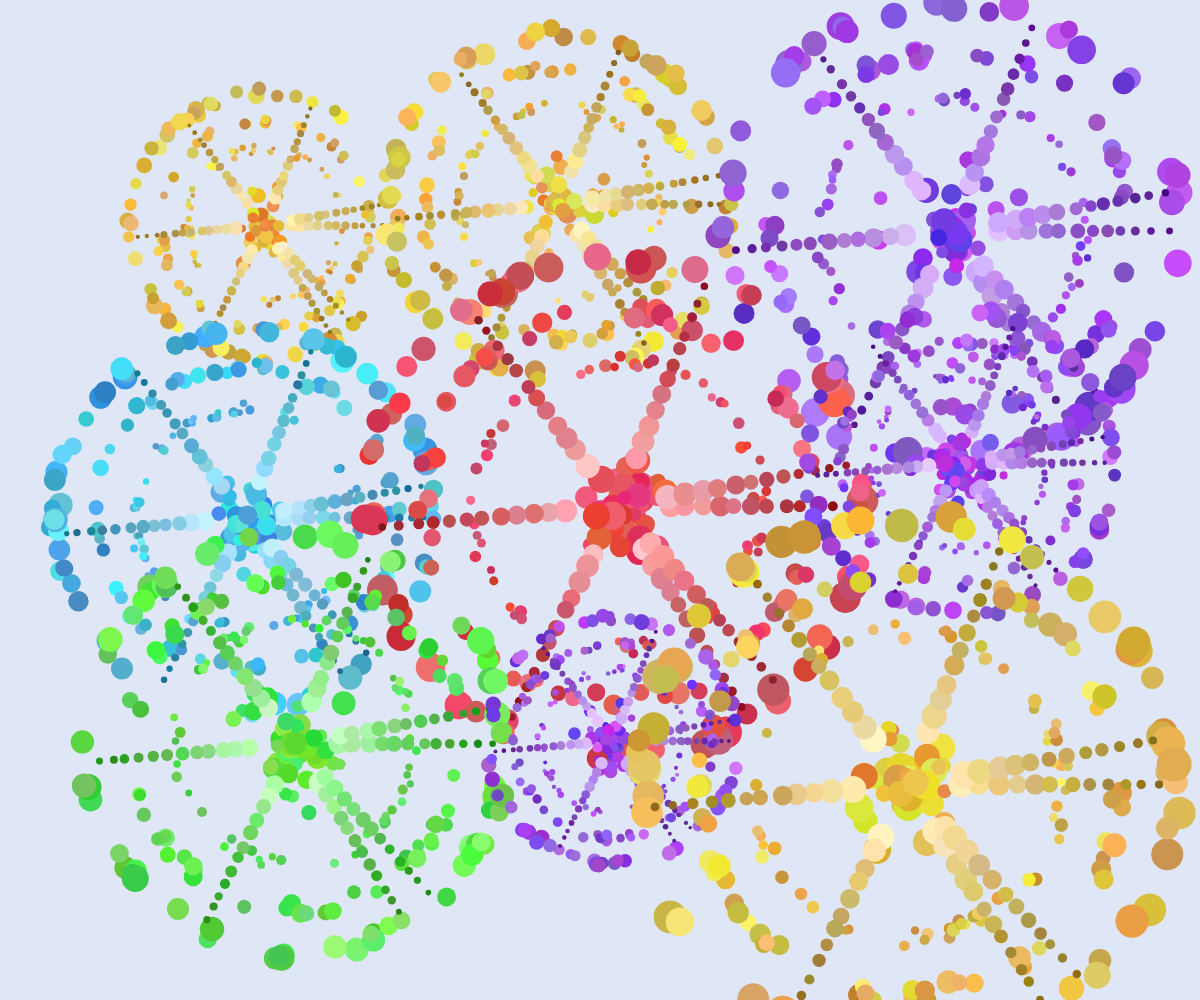
Frame 1 (no input)
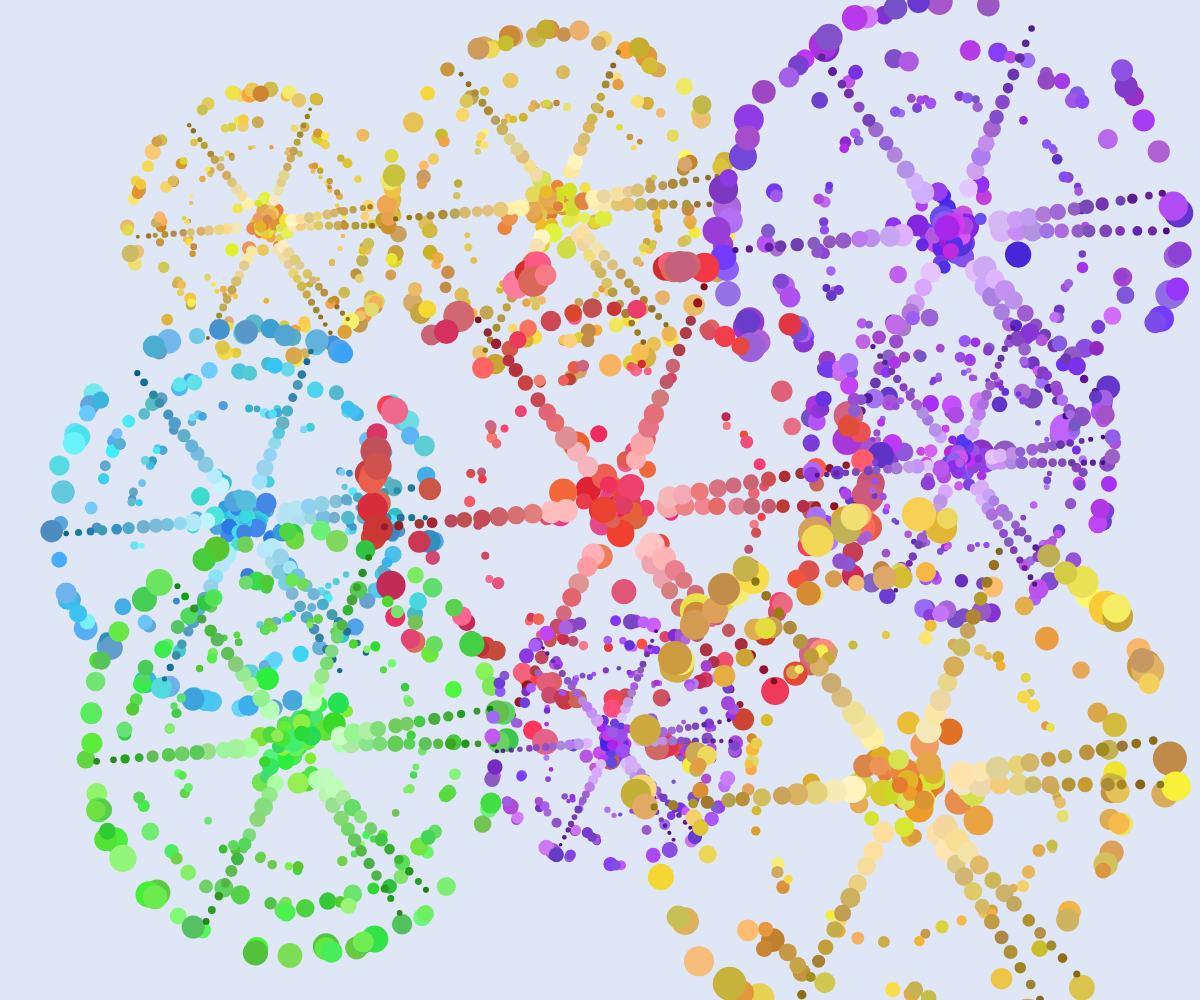
Frame 2 (the mouse pressed at the canvas centre, redrawn once)

The p5.js sketch that drew these frames (run headless with seeded random() and noise() and a simulated clock; the mouse was pressed at the canvas centre and the sketch redrawn once):

// p5.js sketch
// ── sketch.js
// -----------------------------------------------------------------------------
// Static group baseline – 9 dot wheels inspired by Pacita Abad & Yayoi Kusama
// -----------------------------------------------------------------------------
// Visual concept:
// - Radial "wheel" structure is inspired by Pacita Abad's “Wheels of Fortune”.
// - Dense dot composition and slight positional jitter are inspired by Yayoi
//   Kusama's immersive dot installations (e.g. "The Obliteration Room").
// Technical note:
// - Several layout and distribution techniques in this file go beyond basic
//   course examples (e.g. jittered grid layout, dot-based spokes, layered
//   clusters). They are documented inline where used.
// -----------------------------------------------------------------------------

let SEED = 20251114;
let wheels = [];
let palette;

const CFG = {
  COUNT: 9,                 // 9 wheels in a loose grid
  GRID_COLS: 3,
  GRID_ROWS: 3,
  MARGIN_RATIO: 0.08,
  BG_LIGHT: [220, 10, 97, 100] // soft background in HSB
};

// High-saturation HSB palettes loosely inspired by Pacita Abad's color use.
// This palette system is not from the course and is used to keep colors
// coherent while allowing variation between wheels.
const PALETTES = [
  [ [355,85,95],[45,95,95],[195,70,90],[115,70,90],[270,50,90] ],
  [ [  5,90,95],[35,95,95],[200,70,92],[140,60,92],[290,55,90] ],
  [ [355,80,96],[28,95,96],[210,55,95],[150,55,92],[300,45,92] ]
];

// ---------- helpers ----------------------------------------------------------

function clamp(x, lo, hi) { return Math.max(lo, Math.min(hi, x)); }

function pick(arr) {
  return arr[Math.floor(random(arr.length))];
}

// Palette selector. The index is fixed for the static group version so
// that the overall color mood is stable across runs.
function getPalette(i = 0) {
  return PALETTES[clamp(i, 0, PALETTES.length - 1)];
}

// Compute a content rectangle based on the smaller window dimension so that
// the layout scales proportionally when the browser is resized.
// This layout helper is not from the course and is used to keep margins
// visually consistent on different screens.
function contentRect(marginRatio) {
  const unit = Math.min(windowWidth, windowHeight);
  const m = unit * marginRatio;
  return { x: m, y: m, w: windowWidth - 2*m, h: windowHeight - 2*m, unit, margin: m };
}

// Generate grid-based positions with jitter so that the wheels roughly
// follow a 3x3 grid but do not look mechanically aligned.
// The jitter technique is not covered in class; it is used here to mimic
// hand-placed compositions and avoid perfectly rigid spacing.
function gridCenters(n, rect, cols, rows) {
  const pts = [];
  const cw = rect.w / cols, ch = rect.h / rows;
  let idx = 0;
  outer: for (let r = 0; r < rows; r++) {
    for (let c = 0; c < cols; c++) {
      const cx = rect.x + c*cw + cw*0.5 + random(-cw*0.15, cw*0.15);
      const cy = rect.y + r*ch + ch*0.5 + random(-ch*0.15, ch*0.15);
      pts.push({ x: cx, y: cy });
      idx++; if (idx >= n) break outer;
    }
  }
  return pts;
}

// ---------- Wheel class (dot-only wheel structure) --------------------------

// Wheel represents one circular motif built entirely out of dots:
// - a dense core cluster
// - several dotted rings
// - dotted spokes connecting center to the outer ring
// Using a class to encapsulate this structure goes a bit beyond the most
// basic class examples from the course and is used to keep the code modular
// and readable.
class Wheel {
  constructor(cfg) {
    // expects: x, y, radius, baseHue
    Object.assign(this, cfg);
  }

  draw() {
    this.drawCoreCluster();
    this.drawRingClusters();
    this.drawSpokeChains();
  }

  // Dense cluster near the center. Dots are placed with random polar
  // coordinates to create an organic, non-uniform density.
  drawCoreCluster() {
    push();
    noStroke();
    const n = 50;
    const rMax = this.radius * 0.35;

    for (let i = 0; i < n; i++) {
      const a = random(TWO_PI);
      const r = random(rMax) * random(0.2, 1);
      const x = this.x + r * cos(a);
      const y = this.y + r * sin(a);

      const h = (this.baseHue + random([-20,-10,0,10,20])) % 360;
      const s = 70 + random(-10, 15);
      const b = 95 + random(-10, 0);
      const d = random(this.radius*0.05, this.radius*0.11);

      fill(h, clamp(s,40,100), clamp(b,50,100), 100);
      ellipse(x, y, d, d);
    }
    pop();
  }

  // Several dotted bands suggesting concentric rings. Instead of drawing
  // solid strokes, each ring is composed of many small circles whose radius
  // is slightly jittered to avoid a perfectly smooth outline. This creates
  // a hand-made, Kusama-like dot halo.
  drawRingClusters() {
    push();
    noStroke();
    const bands = 3; // fixed for a clean structure

    for (let i = 0; i < bands; i++) {
      const t = (bands <= 1) ? 0 : i / (bands - 1); // 0..1
      const R = this.radius * (0.55 + 0.4 * t);
      const count = 60;
      const baseSize = lerp(this.radius*0.04, this.radius*0.10, t);

      for (let j = 0; j < count; j++) {
        const a = random(TWO_PI);
        const jitterR = random(-this.radius*0.03, this.radius*0.03);
        const r = R + jitterR;

        const x = this.x + r * cos(a);
        const y = this.y + r * sin(a);

        const h = (this.baseHue + random([-12,-6,0,6,12])) % 360;
        const s = 65 + random(-15, 15);
        const b = 90 + random(-15, 10);
        const d = baseSize * random(0.75, 1.25);

        fill(h, clamp(s,35,100), clamp(b,40,100), 100);
        ellipse(x, y, d, d);
      }
    }
    pop();
  }

  // Chains of dots forming implied spokes. Instead of a single line,
  // each spoke is represented by a sequence of circles that gradually
  // shrink from center to outer ring. This dot-based line rendering is
  // not part of the course examples; it is used here to stay consistent
  // with the dotted visual language.
  drawSpokeChains() {
    push();
    noFill();
    const spokeCount = 8;
    const steps = 11;
    const innerR = this.radius * 0.2;
    const outerR = this.radius * 0.9;

    for (let i = 0; i < spokeCount; i++) {
      const a = i * 360 / spokeCount;
      for (let k = 0; k <= steps; k++) {
        const t = k / steps;
        const r = lerp(innerR, outerR, t) + random(-this.radius*0.01, this.radius*0.01);
        const x = this.x + r * cos(a);
        const y = this.y + r * sin(a);

        const h = (this.baseHue + random([-5,0,5])) % 360;
        const s = 30 + t*55 + random(-10, 10);
        const b = 100 - t*45 + random(-5, 5);
        const d = lerp(this.radius*0.09, this.radius*0.03, t) * random(0.85, 1.1);

        noStroke();
        fill(h, clamp(s,20,100), clamp(b,40,100), 100);
        ellipse(x, y, d, d);
      }
    }
    pop();
  }
}

// ---------- p5 setup / draw --------------------------------------------------

function setup() {
  createCanvas(windowWidth, windowHeight);
  colorMode(HSB, 360, 100, 100, 100);
  noLoop();           // static group baseline (no animation, no interaction)
  regenerateScene();  // generate once
}

function draw() {
  background(...CFG.BG_LIGHT);
  for (const w of wheels) w.draw();
}

// On resize, rebuild the scene so that the wheels keep a similar layout
// relative to the new window size.
function windowResized() {
  resizeCanvas(windowWidth, windowHeight);
  regenerateScene();
}

// Build 9 wheels with clearly different sizes, using a predefined set of
// radius factors. This guarantees visible variation instead of relying only
// on small random differences.
function regenerateScene() {
  randomSeed(SEED);
  noiseSeed(SEED);

  const rect = contentRect(CFG.MARGIN_RATIO);
  const centers = gridCenters(CFG.COUNT, rect, CFG.GRID_COLS, CFG.GRID_ROWS);
  const unit = rect.unit;

  palette = getPalette(0); // fixed palette for the static group version
  wheels = [];

  const radiusFactors = [
    0.14, 0.18, 0.24,
    0.20, 0.26, 0.16,
    0.22, 0.13, 0.28
  ];

  centers.forEach((p, idx) => {
    const factor = radiusFactors[idx % radiusFactors.length];
    const radius = unit * factor;
    const base = pick(palette);

    wheels.push(new Wheel({
      x: p.x,
      y: p.y,
      radius,
      baseHue: base[0]
    }));
  });

  redraw();
}
